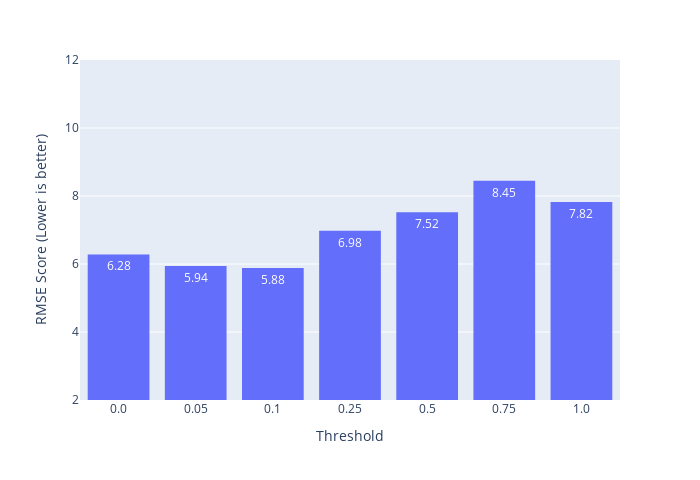

The cell this chart's notebook holds for it:
### Code cell
# Accuracy comparison METR-LA
sample_df = weighted_result_df[(weighted_result_df['model_name'] == 'PW-AE-EMD') & (weighted_result_df['data_name'] == 'METR-LA') ] 
fig = px.histogram(sample_df, x="threshold", y="RMSE",
             color='model_name', barmode='group',
             height=480, width=700, text_auto=True)
fig.update_yaxes(range=[2, 12], title='RMSE Score (Lower is better)')
fig.update_xaxes(title='Threshold')
fig.update_layout(showlegend=False)
fig.show()
pio.write_image(fig, 'plots/optimal_num_metr.png',scale=4, width=640, height=480)

### Figure 1 — Plotly figure (JSON) as saved in the notebook; plotly's stock layout.template omitted (floating-point values rounded to 4 significant figures)
{"data": [{"alignmentgroup": "True", "bingroup": "x", "histfunc": "sum", "hovertemplate": "model_name=PW-AE-EMD<br>threshold=%{x}<br>sum of RMSE=%{y}<extra></extra>", "legendgroup": "PW-AE-EMD", "marker": {"color": "#636efa", "pattern": {"shape": ""}}, "name": "PW-AE-EMD", "offsetgroup": "PW-AE-EMD", "orientation": "v", "showlegend": true, "texttemplate": "%{value}", "type": "histogram", "x": ["0.0", "0.05", "0.1", "0.25", "0.5", "0.75", "1.0"], "xaxis": "x", "y": [6.28, 5.94, 5.88, 6.98, 7.52, 8.45, 7.82], "yaxis": "y"}], "layout": {"barmode": "group", "height": 480, "legend": {"title": {"text": "model_name"}, "tracegroupgap": 0}, "margin": {"t": 60}, "showlegend": false, "width": 700, "xaxis": {"anchor": "y", "domain": [0, 1], "title": {"text": "Threshold"}}, "yaxis": {"anchor": "x", "domain": [0, 1], "range": [2, 12], "title": {"text": "RMSE Score (Lower is better)"}}}}
